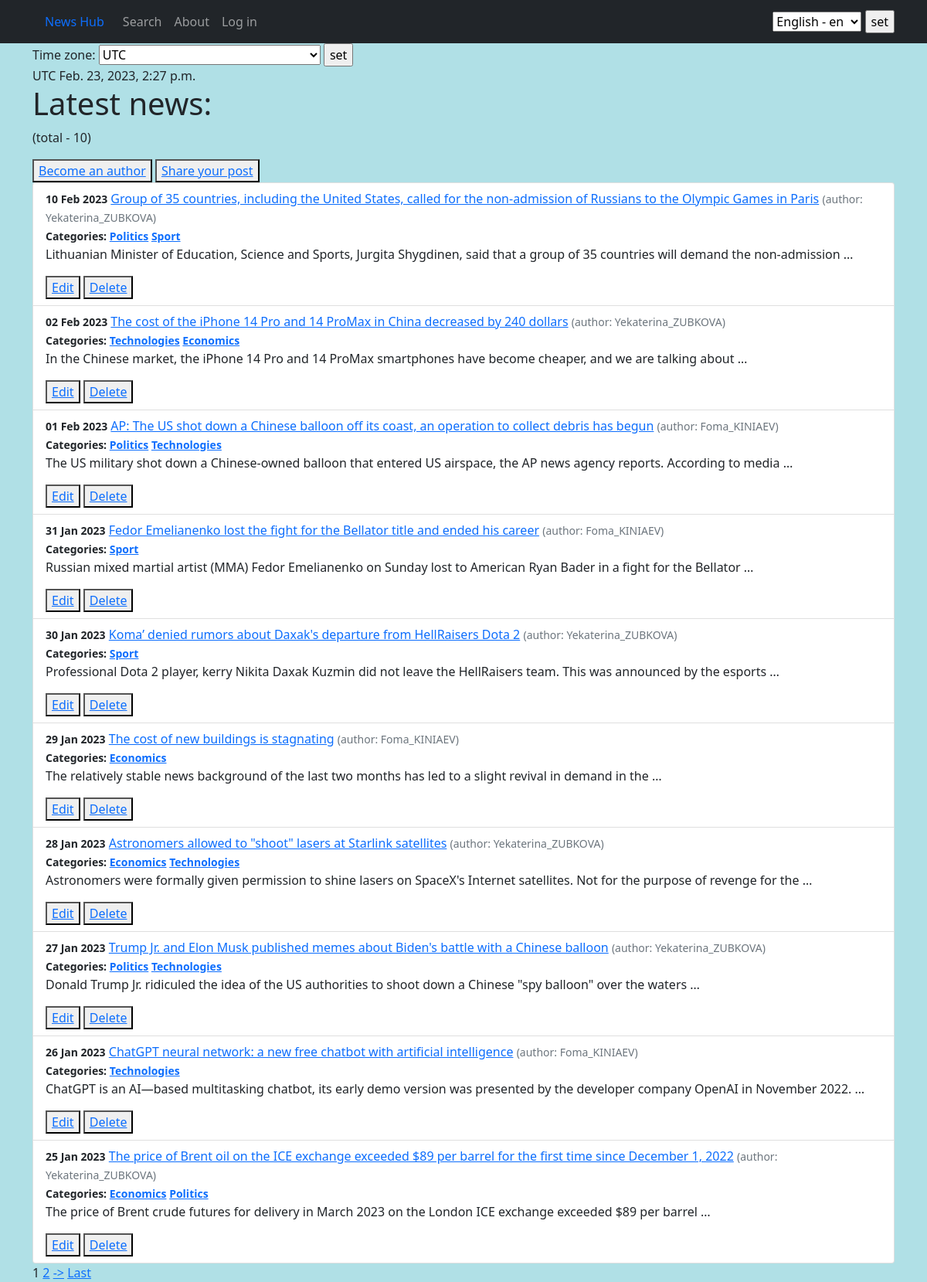
The page / on the database its author committed.
### news/models.py (models this page shows, shortened)
class Post(models.Model):
    author = models.ForeignKey(Author, on_delete=models.CASCADE)
    type = models.CharField(max_length=1, choices=POST_TYPES)
    creation_date = models.DateTimeField(auto_now_add=True)
    category = models.ManyToManyField(Category, through='PostCategory')
    title = models.CharField(max_length=255)
    text = models.TextField()
    _rating = models.IntegerField(default=0, db_column='rating')

class Author(models.Model):
    user = models.OneToOneField(User, on_delete=models.CASCADE)
    _rating = models.IntegerField(default=0)
    def __str__(self):
        return f'{self.user}'

class Category(models.Model):
    theme = models.CharField(max_length=50, unique=True)
    subscribers = models.ManyToManyField(User, related_name='categories')
    def __str__(self):
        return f'{self.theme}'

### news/views.py (the view, shortened to what this page needs)
# urls.py: path('', cache_page(60)(PostsList.as_view())),
class PostsList(ListView):
    model = Post
    ordering = '-creation_date'
    template_name = 'posts.html'
    context_object_name = 'posts'
    paginate_by = 10
    def get_context_data(self, **kwargs):
        context = super().get_context_data(**kwargs)
        context['is_not_author'] = not self.request.user.groups.filter(name='author').exists()
        context['current_time'] = timezone.now()
        context['timezones'] = pytz.common_timezones
        return context

### news/templatetags/custom_filters.py (called while the page is built)
@register.filter()
def censor(value, word):
    if isinstance(value, str):
        censored = word[0].lower() + '*' * (len(word) - 1)
        value = value.replace(word.lower(), censored)
        censored = censored.capitalize()
        value = value.replace(word.capitalize(), censored)
        return value
    else:
        raise TypeError('expected str')

### templates/posts.html (shortened to what this page needs)
{% extends 'flatpages/default.html' %}
{% load i18n %}
{% load tz %}
{% load custom_filters %}
{% block content %}
{% get_current_timezone as TIME_ZONE %}
    <form action="" method="POST">
        <label for="timezone">Time zone:</label>
        <select name="timezone">
            {% for tz in timezones %}
            <option value="{{ tz }}"{% if tz == TIME_ZONE %} selected{% endif %}>{{ tz }}</option>
            {% endfor %}
        </select>
        <input type="submit" value="set">
    </form>
    {{ TIME_ZONE }}
    {{ current_time|timezone:TIME_ZONE }}
    <h1>{% trans "Latest news:" %}</h1>
    <p>({% trans "total" %} - {{ posts|length }})</p>
    {% if is_not_author %}
    <button><a href="../sign/author/">{% trans "Become an author" %}</a></button>
    {% endif %}
    <button><a href="{% url 'post_add' %}">{% trans "Share your post" %}</a></button>
    <ul class="list-group list-group-flash">
        {% for post in posts %}
            <li class="list-group-item">
                <small class="fw-bold">{{ post.creation_date|date:"d M Y" }}</small>
                <a href={{post.id}}>{{ post.title|censor:'нефть' }}</a>
                <small class="text-muted">({% trans "author:" %} {{ post.author }})</small><br>
                <small class="fw-bold">{% trans "Categories:" %}
                    {% for category in post.category.all %}
                        <a href="{% url 'category_list' category.id %}">{{ category }}</a>
                    {% endfor %}
                </small>
                <p>{{ post.text|truncatewords:20|censor:'нефть' }}</p>
                <button><a href="{% url 'post_edit' post.id %}">{% trans "Edit" %}</a></button>
                <button><a href="{% url 'post_delete' post.id %}">{% trans "Delete" %}</a></button>
            </li>
        {% endfor %}
    </ul>
    {% if is_paginated %}
        {% for num in page_obj.paginator.page_range %}
            {% if page_obj.number == num %}
                <a>{{ num }}</a>
            {% elif num > page_obj.number|add:'-3' and num < page_obj.number|add:'3' %}
                <a href="?page={{ num }}">{{ num }}</a>
            {% endif %}
        {% endfor %}
        {% if page_obj.has_next %}
            <a href="?page={{ page_obj.next_page_number }}">-></a>
            <a href="?page={{ page_obj.paginator.num_pages}}">{% trans "Last" %}</a>
        {% endif %}
    {% endif %}
{% endblock content %}

### rows shown on the page
Post: creation_date "10 Feb 2023", title|censor "Group of 35 countries, including the United States, called for the non-admission of Russians to the Olympic Games in Paris", author "Yekaterina_ZUBKOVA", text|censor "Lithuanian Minister of Education, Science and Sports, Jurgita Shygdinen, said that a group of 35 countries will demand the non-admission …"
Category: theme "Politics"
Category: theme "Sport"
Post: creation_date "02 Feb 2023", title|censor "The cost of the iPhone 14 Pro and 14 ProMax in China decreased by 240 dollars", author "Yekaterina_ZUBKOVA", text|censor "In the Chinese market, the iPhone 14 Pro and 14 ProMax smartphones have become cheaper, and we are talking about …"
Category: theme "Technologies"
Category: theme "Economics"
Post: creation_date "01 Feb 2023", title|censor "AP: The US shot down a Chinese balloon off its coast, an operation to collect debris has begun", author "Foma_KINIAEV", text|censor "The US military shot down a Chinese-owned balloon that entered US airspace, the AP news agency reports. According to media …"
Post: creation_date "31 Jan 2023", title|censor "Fedor Emelianenko lost the fight for the Bellator title and ended his career", author "Foma_KINIAEV", text|censor "Russian mixed martial artist (MMA) Fedor Emelianenko on Sunday lost to American Ryan Bader in a fight for the Bellator …"
Post: creation_date "30 Jan 2023", title|censor "Koma’ denied rumors about Daxak's departure from HellRaisers Dota 2", author "Yekaterina_ZUBKOVA", text|censor "Professional Dota 2 player, kerry Nikita Daxak Kuzmin did not leave the HellRaisers team. This was announced by the esports …"
Post: creation_date "29 Jan 2023", title|censor "The cost of new buildings is stagnating", author "Foma_KINIAEV", text|censor "The relatively stable news background of the last two months has led to a slight revival in demand in the …"
Post: creation_date "28 Jan 2023", title|censor "Astronomers allowed to \"shoot\" lasers at Starlink satellites", author "Yekaterina_ZUBKOVA", text|censor "Astronomers were formally given permission to shine lasers on SpaceX's Internet satellites. Not for the purpose of revenge for the …"
Post: creation_date "27 Jan 2023", title|censor "Trump Jr. and Elon Musk published memes about Biden's battle with a Chinese balloon", author "Yekaterina_ZUBKOVA", text|censor "Donald Trump Jr. ridiculed the idea of the US authorities to shoot down a Chinese \"spy balloon\" over the waters …"
Post: creation_date "26 Jan 2023", title|censor "ChatGPT neural network: a new free chatbot with artificial intelligence", author "Foma_KINIAEV", text|censor "ChatGPT is an AI—based multitasking chatbot, its early demo version was presented by the developer company OpenAI in November 2022. …"
Post: creation_date "25 Jan 2023", title|censor "The price of Brent oil on the ICE exchange exceeded $89 per barrel for the first time since December 1, 2022", author "Yekaterina_ZUBKOVA", text|censor "The price of Brent crude futures for delivery in March 2023 on the London ICE exchange exceeded $89 per barrel …"

### other values the page prints
{{ TIME_ZONE }} "UTC"
{{ current_time|timezone:TIME_ZONE }} "Feb. 23, 2023, 2:27 p.m."
{{ posts|length }} "10"
{{ num }} "1"
{{ num }} "2"
form field language "English - en"
form field timezone "UTC"
